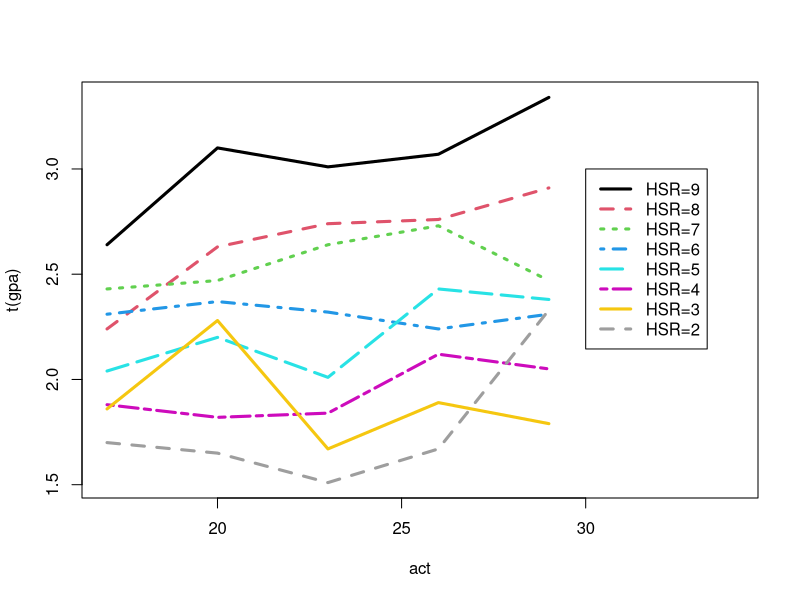
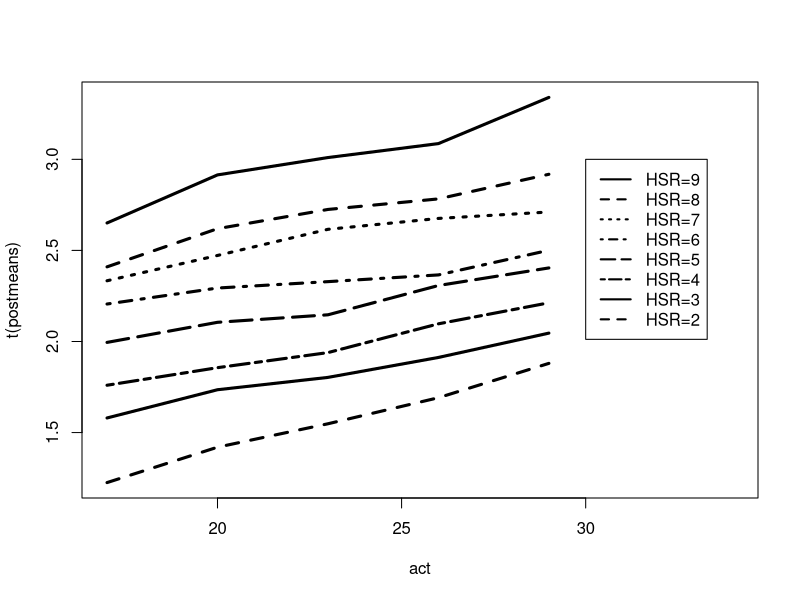
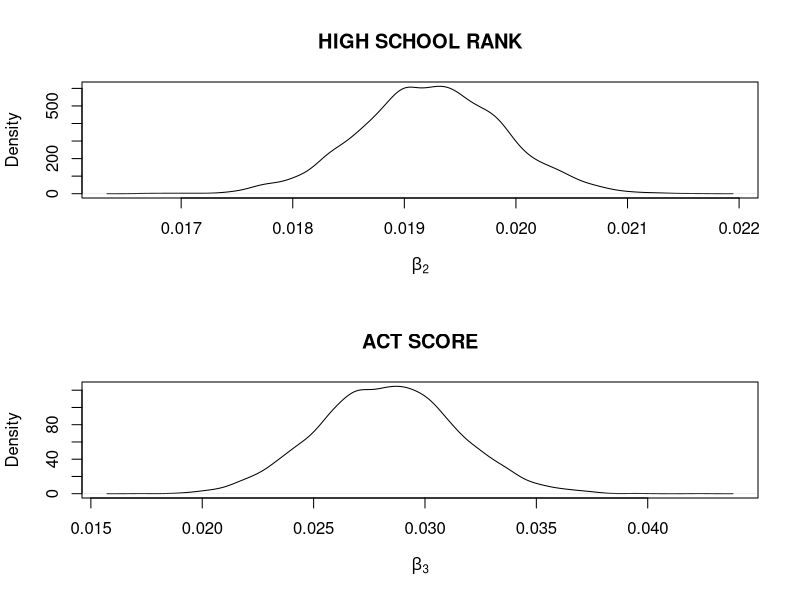
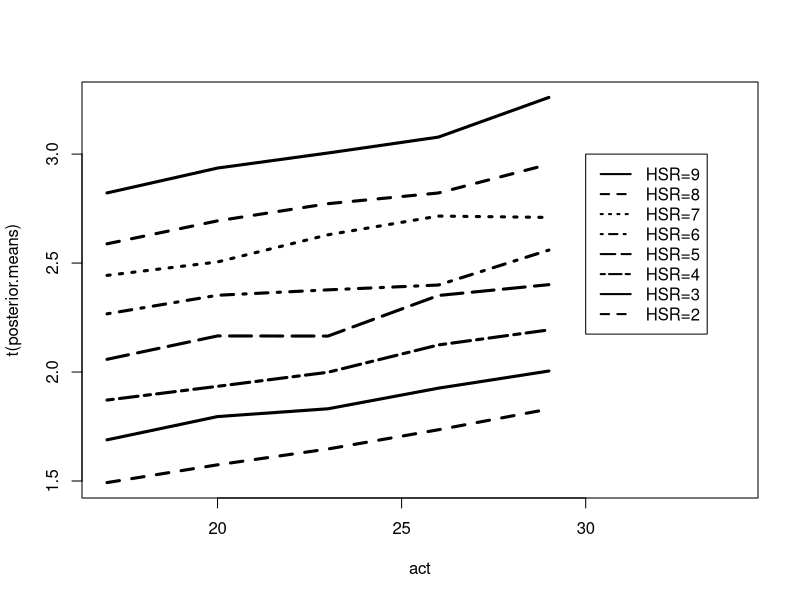

Write R code to recreate these figures, in order.
###################################################
# Section 10.4 Estimating a Table of Means
###################################################

library(LearnBayes)

 data(iowagpa)
 rlabels = c("91-99", "81-90", "71-80", "61-70", "51-60", "41-50", 
     "31-40", "21-30")
 clabels = c("16-18", "19-21", "22-24", "25-27", "28-30")
 gpa = matrix(iowagpa[, 1], nrow = 8, ncol = 5, byrow = T)
 dimnames(gpa) = list(HSR = rlabels, ACTC = clabels)
 gpa

 samplesizes = matrix(iowagpa[, 2], nrow = 8, ncol = 5, byrow = T)
 dimnames(samplesizes) = list(HSR = rlabels, ACTC = clabels)
 samplesizes

 act = seq(17, 29, by = 3)
 matplot(act, t(gpa), type = "l", lwd = 3, 
  xlim = c(17, 34), col=1:8, lty=1:8)
 legend(30, 3, lty = 1:8, lwd = 3, legend = c("HSR=9", "HSR=8", 
     "HSR=7", "HSR=6", "HSR=5", "HSR=4", "HSR=3", "HSR=2"), col=1:8)

 MU = ordergibbs(iowagpa, 5000)

 postmeans = apply(MU, 2, mean)
 postmeans = matrix(postmeans, nrow = 8, ncol = 5)
 postmeans=postmeans[seq(8,1,-1),]
 dimnames(postmeans)=list(HSR=rlabels,ACTC=clabels)
 round(postmeans,2)

matplot(act, t(postmeans), type = "l", lty=1:8, lwd = 3, col = 1, xlim = c(17, 34))
 legend(30, 3, lty = 1:8, lwd = 2, legend = c("HSR=9", "HSR=8", 
     "HSR=7", "HSR=6", "HSR=5", "HSR=4", "HSR=3", "HSR=2"))

 postsds = apply(MU, 2, sd)
 postsds = matrix(postsds, nrow = 8, ncol = 5)
 postsds=postsds[seq(8,1,-1),]
 dimnames(postsds)=list(HSR=rlabels,ACTC=clabels)
 round(postsds,3)

 s=.65
 se=s/sqrt(samplesizes)
 round(postsds/se,2)

 FIT=hiergibbs(iowagpa,5000)

 par(mfrow=c(2,1))
 plot(density(FIT$beta[,2]),xlab=expression(beta[2]),
  main="HIGH SCHOOL RANK")
 plot(density(FIT$beta[,3]),xlab=expression(beta[3]),
  main="ACT SCORE")
 quantile(FIT$beta[,2],c(.025,.25,.5,.75,.975))

 quantile(FIT$beta[,3],c(.025,.25,.5,.75,.975))

 quantile(FIT$var,c(.025,.25,.5,.75,.975))

 posterior.means = apply(FIT$mu, 2, mean)
 posterior.means = matrix(posterior.means, nrow = 8, ncol = 5, 
  byrow = T)

 par(mfrow=c(1,1))
 matplot(act, t(posterior.means), type = "l", lwd = 3, lty=1:8, col=1,
   xlim = c(17, 34))
 legend(30, 3, lty = 1:8, lwd = 2, legend = c("HSR=9", "HSR=8", 
     "HSR=7", "HSR=6", "HSR=5", "HSR=4", "HSR=3", "HSR=2"))

 p=1-pnorm((2.5-FIT$mu)/.65)
 prob.success=apply(p,2,mean)

 prob.success=matrix(prob.success,nrow=8,ncol=5,byrow=T)
 dimnames(prob.success)=list(HSR=rlabels,ACTC=clabels)
 round(prob.success,3)
